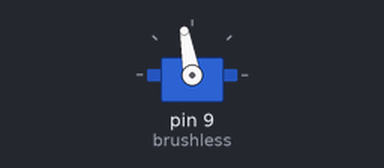
The sketch below on a simulated Arduino Uno, built with avr-gcc and run on an emulated ATmega328P. On the bench: servo.

Above: at 0.01 s.
At 3.2 s:
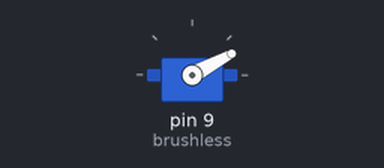
Timing chart, 0 to 4.7 s (numbered marks = the images above):
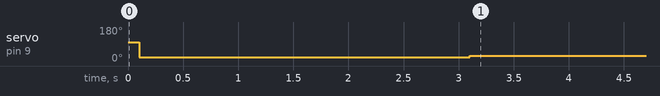

The sketch:

brushless.ino
```cpp
#include<Servo.h>

Servo brushless;

void brushless_init();
void setup() {
  brushless.attach(9);
  brushless_init();
}

void loop() {
    int cmd = 28;
    if (Serial.available())
        cmd = Serial.parseInt();
    brushless.write(cmd);
}

void brushless_init() {
  brushless.write(100);
  delay(100);
  brushless.write(20);
  delay(3000);
}
```

Measured:
- by itself, servo on pin 9 (brushless): 100° → 20° at 0.10 s, → 28° 3.0 s later
